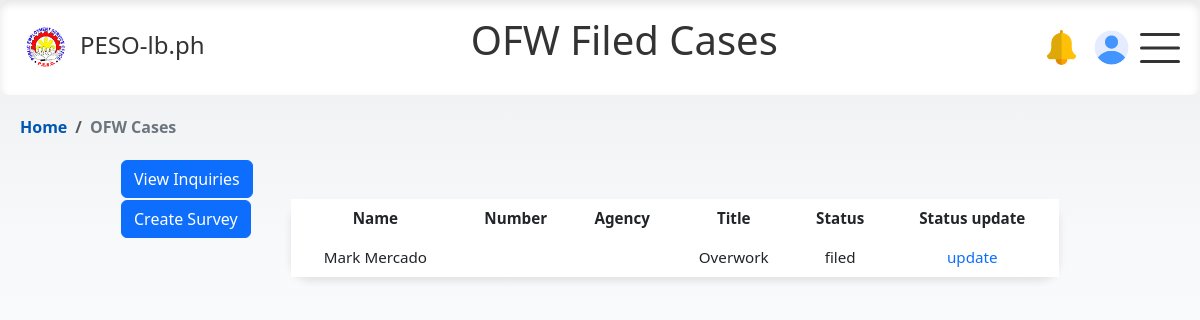
The page /html/adminpage/ofw_case.php on the database its author committed.
### tables this page shows
CREATE TABLE `cases` (
  `id` int(11) NOT NULL,
  `user_id` int(11) DEFAULT NULL,
  `title` varchar(255) NOT NULL,
  `description` text NOT NULL,
  `file` varchar(255) DEFAULT NULL,
  `status` enum('filed','in_progress','resolved') DEFAULT 'filed',
  `created_at` timestamp NULL DEFAULT current_timestamp()
);

CREATE TABLE `applicant_profile` (
  `id` int(11) NOT NULL,
  `user_id` int(11) NOT NULL,
  `email` varchar(255) NOT NULL,
  `first_name` varchar(100) DEFAULT NULL,
  `last_name` varchar(100) DEFAULT NULL,
  `middle_name` varchar(100) DEFAULT NULL,
  `dob` date DEFAULT NULL,
  `age` int(11) DEFAULT NULL,
  `specialization` varchar(255) DEFAULT NULL,
  `sex` enum('male','female') DEFAULT NULL,
  `civil_status` enum('Single','Married','Widowed') DEFAULT NULL,
  `contact_no` int(11) DEFAULT NULL,
  `photo` varchar(255) DEFAULT 'user.png',
  `house_address` varchar(255) DEFAULT NULL,
  `sss_no` varchar(20) DEFAULT NULL,
  `pagibig_no` varchar(20) DEFAULT NULL,
  `philhealth_no` varchar(20) DEFAULT NULL,
  `passport_no` varchar(20) DEFAULT NULL,
  `immigration_status` enum('Documented','Undocumented','Returning','Repatriated') DEFAULT NULL,
  `spouse_name` varchar(100) DEFAULT NULL,
  `spouse_contact` varchar(15) DEFAULT NULL,
  `fathers_name` varchar(100) DEFAULT NULL,
  `fathers_address` varchar(255) DEFAULT NULL,
  `mothers_name` varchar(100) DEFAULT NULL,
  `mothers_address` varchar(255) DEFAULT NULL,
  `emergency_contact_name` varchar(100) DEFAULT NULL,
  `next_of_kin_relationship` varchar(50) DEFAULT NULL,
  `next_of_kin_contact` varchar(15) DEFAULT NULL,
  `education_level` enum('Elementary Undergraduate','Elementary Graduate','High School Undergraduate','High School Graduate','College Undergraduate','College Graduate','Vocational') DEFAULT NULL,
  `occupation` enum('Administrative Work','Medical Work','Factory/Manufacturing','Farmers (Agriculture)','Teaching','Information Technology','Engineering','Restaurant Jobs (F&B)','Seaman (Sea-Based)','Household Service Worker (Domestic Helper)','Construction Work','Entertainment','Tourism Sector','Hospitality Sector','Others') DEFAULT NULL,
  `prefix` enum('Sr.','Jr.','II','III','IV','V','VI','VII') DEFAULT NULL,
  `emergency_contact_num` int(11) DEFAULT NULL,
  `income` int(11) DEFAULT NULL,
  `country` varchar(100) DEFAULT NULL,
  `employment_type` varchar(100) DEFAULT NULL,
  `employment_form` enum('Recruitment Agency','Government Hire','Name Hire','Referral') DEFAULT NULL,
  `employer_name` varchar(100) DEFAULT NULL,
  `contact_number` int(11) DEFAULT NULL,
  `employer_address` varchar(100) DEFAULT NULL,
  `local_agency_name` varchar(100) DEFAULT NULL,
  `local_agency_address` varchar(100) DEFAULT NULL,
  `arrival_date` date DEFAULT NULL,
  `dept_date` date DEFAULT NULL
);

### html/adminpage/ofw_case.php (the view, shortened to what this page needs)
<?php
include 'conn_db.php';
$sql = "SELECT c.*, ap.*
        FROM cases c
        JOIN applicant_profile ap ON c.user_id = ap.user_id
       ";
$result = $conn->query($sql);
?>
<!DOCTYPE html>
<html lang="en">
<head>
    <link rel="stylesheet" href="https://cdn.jsdelivr.net/npm/bootstrap@5.3.0/dist/css/bootstrap.min.css">
    <link rel="stylesheet" href="../../css/modal-form.css">
    <link rel="stylesheet" href="../../css/admin_ofw.css">
    <link rel="stylesheet" href="../../css/nav_float.css">
</head>
<body>
<nav>
    <div class="logo">
        <img src="../../img/logo_peso.png" alt="Logo">
        <a href="#"> PESO-lb.ph</a>
    </div>
    <header>
      <h1 class="ofw-h1">OFW Filed Cases</h1>
    </header>
    <div class="profile-icons">
        <div class="notif-icon" data-bs-toggle="popover" data-bs-content="#" data-bs-placement="bottom">
            <img id="#" src="../../img/notif.png" alt="Profile Picture" class="rounded-circle">
        </div>
        <div class="profile-icon" data-bs-toggle="popover" data-bs-placement="bottom">
    <?php if (!empty($row['photo'])): ?>
        <img id="preview" src="../../php/applicant/images/<?php echo $row['photo']; ?>" alt="Profile Image" class="circular--square">
    <?php else: ?>
        <img src="../../img/user-placeholder.png" alt="Profile Picture" class="rounded-circle">
    <?php endif; ?>
    </div>
    </div>
    <div class="burger" id="burgerToggle">
        <span></span>
        <span></span>
        <span></span>
    </div>
</nav>
<nav class="bcrumb-container" aria-label="breadcrumb">
  <ol class="breadcrumb">
    <li class="breadcrumb-item"><a href="admin_home.php" >Home</a></li>
    <li class="breadcrumb-item active" aria-current="page">OFW Cases</li>
  </ol>
</nav>
<div class="table-containers grid gap-3">
    <table class="table-containrs">
        <tr>
            <td>
                <a class="btn btn-primary" href="user_chat.php">View Inquiries</a>
            </td>
        </tr>
        <tr>
            <td>
                <a class="btn btn-primary" href="create_survey.php">Create Survey</a>
            </td>
        </tr>
    </table>
    <div class="table-container">
            <table class="table table-borderless table-hover">
                <thead>
                    <tr>
                        <th>Name</th>
                        <th>Number</th>
                        <th>Agency</th>
                        <th>Title</th>
                        <th>Status</th>
                        <th>Status update</th>
                    </tr>
                </thead>
                <tbody>
                <?php
                    if($result->num_rows > 0) {
                        while ($row = $result->fetch_assoc()) {
                            $full_name = $row['first_name'] . ' ' . $row['middle_name'] . ' ' . $row['last_name'];
                            echo "<tr>
                                <td>".$full_name."</td>
                                <td>".$row['contact_number']."</td>
                                <td>".$row['local_agency_name']."</td>
                                <td>".$row['title']."</td>
                                <td>".$row['status']."</td>
                                <td> <a class='docu' href='module_list.php?course_id=" . $row["id"] . "'>update</a> </td>
                                 </tr>";
                                }
                        } else {
                            echo "<tr><td colspan='6'> no case file found</td></tr>";
                        }
                ?>
                </tbody>
            </table>
        </div>
    </div>
</body>
</html>

### css/admin_ofw.css (style rules this page uses)
.table-container { width: 80%; margin: 5vh auto; }
.table { border-radius: 20px; font-size: 0.95rem; box-shadow: 0px 4px 8px rgba(0, 0, 0, 0.1); }
.table td, .table th { padding: 0.5rem; text-align: center; }
.docu { text-decoration: none; }
.table-containers { display: flex; justify-content: space-between; margin: 3vh auto; }
.table-containers { width: 80%; }
.table-containrs tr { display: flex; }

### css/nav_float.css (style rules this page uses)
body { margin: 0; opacity: 1; font-family: system-ui; background: linear-gradient(to bottom, #EBEEF1 0%, #f8f9fa 30%, #ffffff 100%); background-repeat: no-repeat; background-attachment: fixed; min-height: 100vh; }
.h1, .ofw-h1 { width: 100%; text-align: center; color: #333; margin-top:-1vh; }
.profile-icons,.profile-icon-employer, .profile-index { display: flex; align-items: left; margin-right: 3vw; }
.profile-icon, .profile-icon-employer, .profile-index, .notif-icon { width: 35px; height: 35px; border-radius:50%; overflow: hidden; position: relative; margin-right: 15px; }
.notif-icon img,.profile-icon img, .profile-icon-employer img { width: 100%; height: auto; }
td { width: -120vw; height: auto; }
nav { position: sticky; top: 0; background-color: #fff; color: #333; display: flex; justify-content: space-between; align-items: center; padding: 20px 20px; margin: auto; max-width: 100vw; box-shadow: inset 0px 4px 8px rgba(0, 0, 0, 0.1); border-radius: 8px; z-index: 1000; }
.logo { display: flex; align-items: center; margin-bottom: 5px; }
.logo a { color: #333; text-decoration: none; font-size: 24px; font-weight:400; margin-left:10px; }
.logo img { width: 50px; height: 50px; }
.burger { cursor: pointer; margin-left: 5vw; }
.burger { position: absolute; top: 50%; right: 20px; transform: translateY(-50%); width: 40px; height: 30px; background: transparent; cursor: pointer; }
.burger span { display: block; position: absolute; height: 3px; width: 100%; background: #333; border-radius: 5px; opacity: 1; left: 0; transform: rotate(0deg); transition: .25s ease-in-out; }
.burger span:nth-of-type(1) { top: 0px; transform-origin: left center; }
.burger span:nth-of-type(2) { top: 50%; transform: translateY(-50%); transform-origin: left center; }
.burger span:nth-of-type(3) { top: 100%; transform-origin: left center; transform: translateY(-100%); }
.bcrumb-container { position: relative; top: 0; background-color: transparent; color: #333; display: flex; justify-content:flex-start; align-items: left; padding: 20px 20px; margin: auto; margin-bottom: -5vh; max-width: auto; box-shadow: none; border-radius: 0; z-index: 1; }
.breadcrumb { background-color: transparent; list-style: none; }
.breadcrumb-item { color: #007bff; font-weight: bold; }
.breadcrumb-item.active { color: #6c757d; }
.breadcrumb-item a { text-decoration: none; color: #0056b3; }

### rows shown on the page
cases: applicant_profile.first_name+middle_name+last_name "Mark Mercado", title "Overwork", status "filed"
